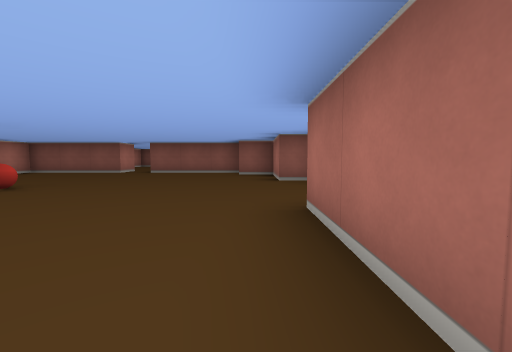
View 1 (above)

21 first-person views from a walk through a cub3D maze. The camera is about half as high as the walls, tilts 4° down and sees 90° across. The floor is counted in squares. Each view is taken from the middle of a square. On the plan, view 1 faces up. The plan holds only what a view shows up to about 9 squares ahead; the rest is blank.

View 2
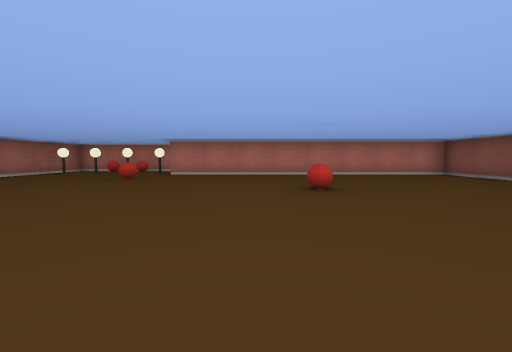

View 3
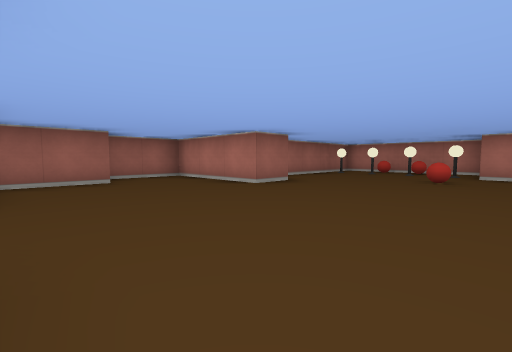

View 4
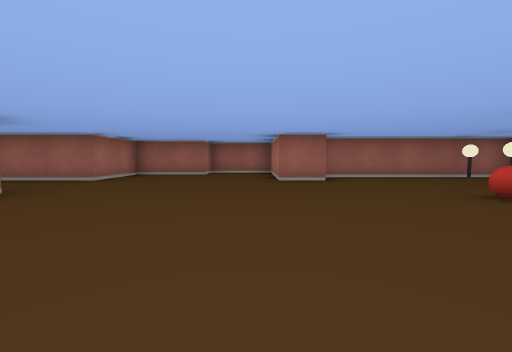

View 5
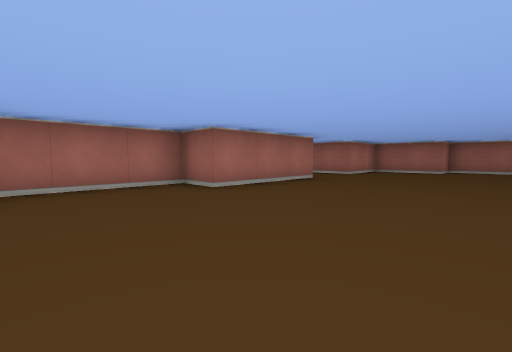

View 6
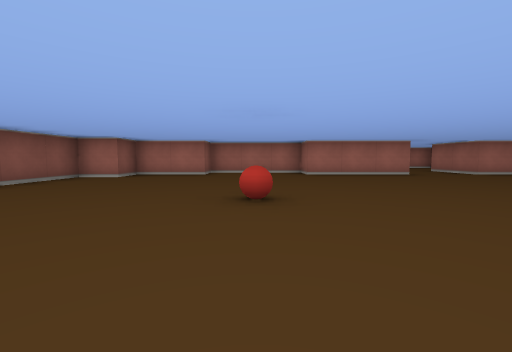

View 7
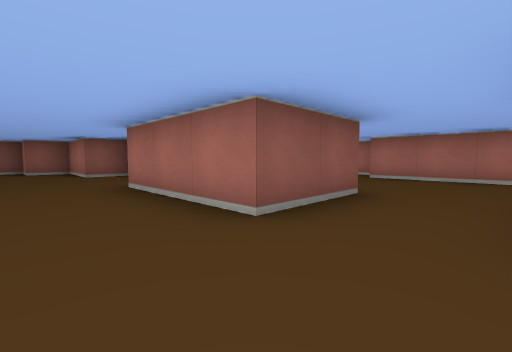

View 8
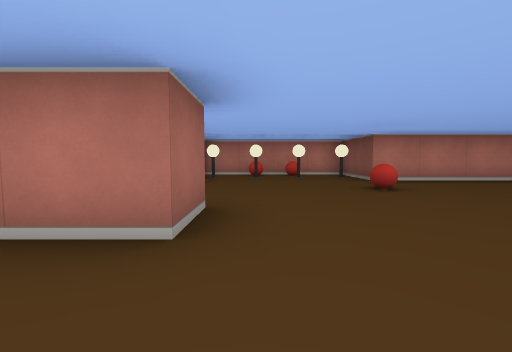

View 9
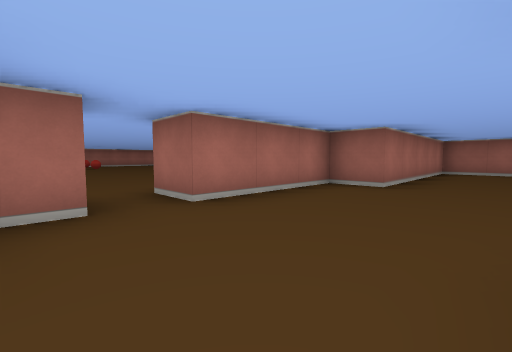

View 10
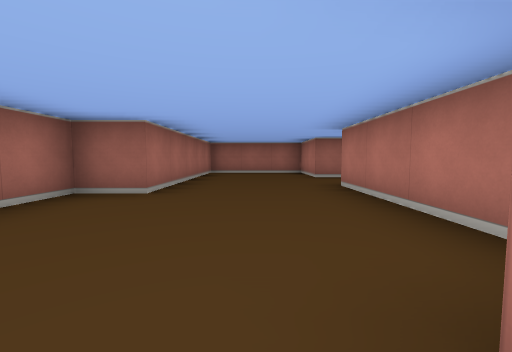

View 11
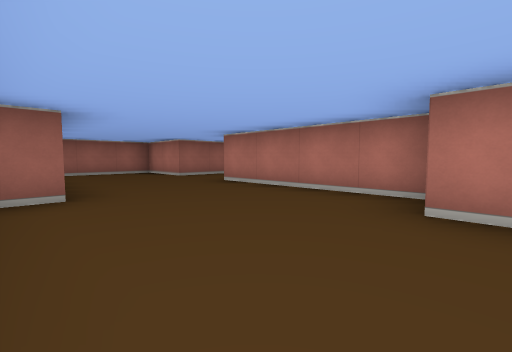

View 12
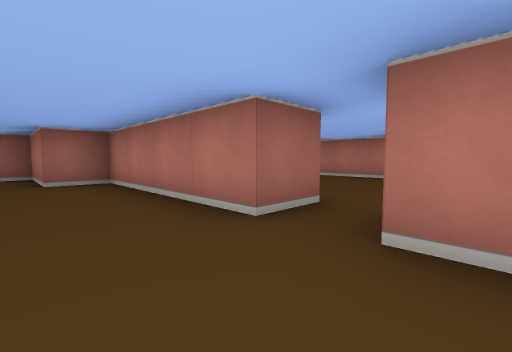

View 13
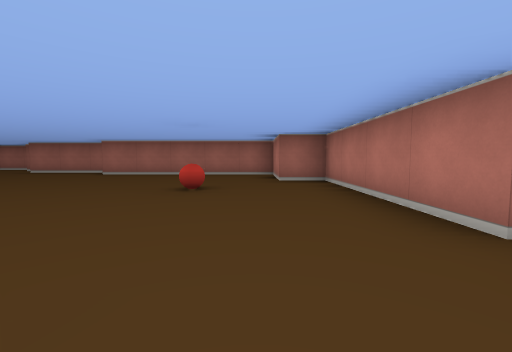

View 14
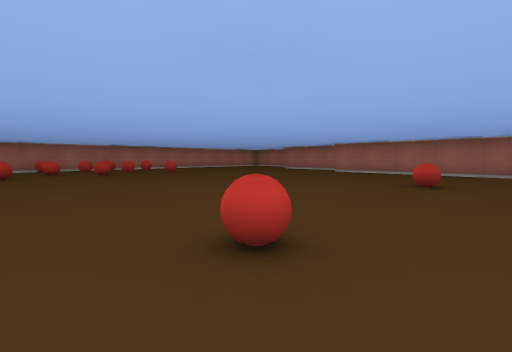

View 15
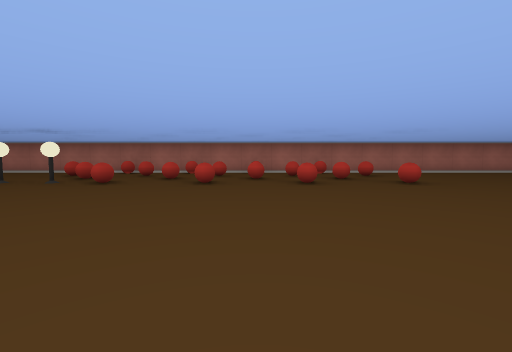

View 16
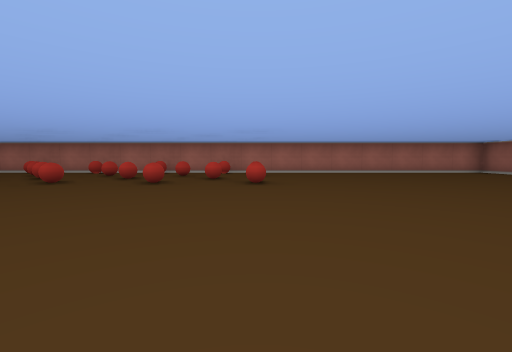

View 17
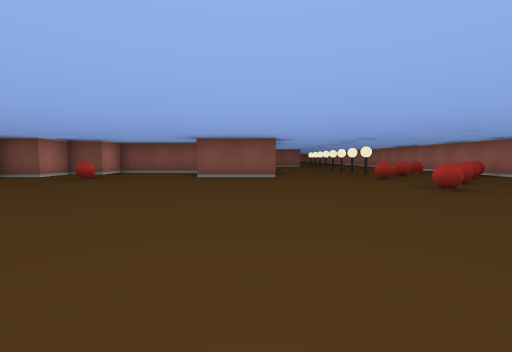

View 18
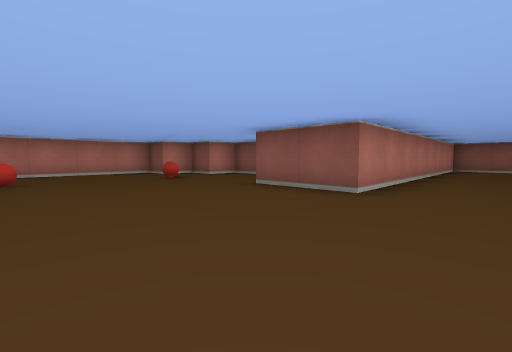

View 19
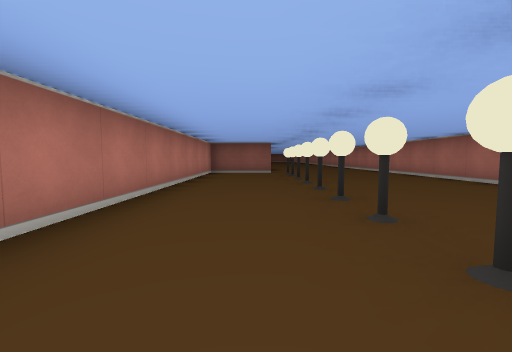

View 20
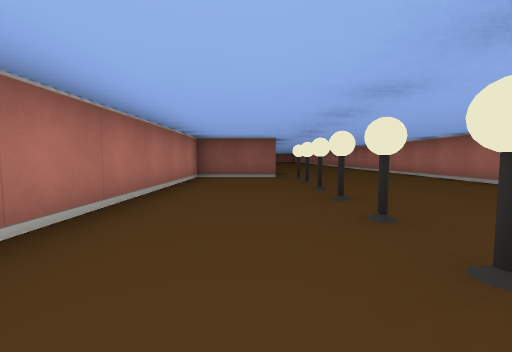

View 21
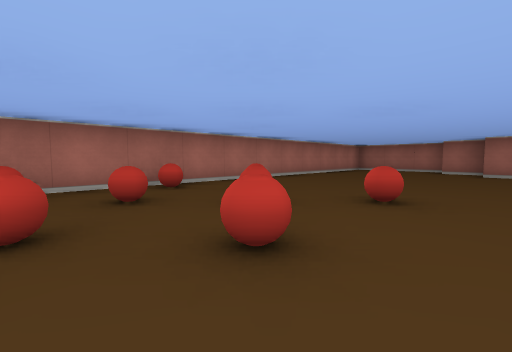

### Floor plan
Ten units are one square. View 1 is at (0, 0); x grows to the right and y downward. Boxes are objects, and circles mark ways between rooms. Rooms are numbered by the first view taken in them; rooms with no view inside come last. Other rooms are left out.
<svg viewBox="-100 -185 310 245">
<path fill="none" stroke="#000" d="M-45 25 -35 25 -35 55 -15 55 -15 45 5 45 5 25 25 25M25 5 5 5 5 -25 15 -25 15 -55 5 -55 5 -75 -5 -75 -5 -85 -35 -85M-45 -85 -75 -85 -75 -5 -95 -5 -95 35 -48 35M35 -41 35 -35M25 -34 25 5M65 -44 65 -51M25 25 25 45 55 45 55 -5 65 -5 65 -35 75 -35M121 -105 95 -105 95 -95 85 -95 85 -85 75 -85 75 -45M75 -35 75 5 85 5 85 25 135 25M140 35 165 35M165 45 175 45M176 55 205 55 205 -176M165 -165 145 -165 145 -85 125 -85"/>
<rect x="-95" y="15" width="10" height="10" fill="#bbb"><title>other object</title></rect>
<rect x="-95" y="5" width="10" height="10" fill="#bbb"><title>ball</title></rect>
<rect x="-85" y="25" width="10" height="10" fill="#bbb"><title>lamp</title></rect>
<rect x="-85" y="15" width="10" height="10" fill="#bbb"><title>lamp</title></rect>
<rect x="-85" y="5" width="10" height="10" fill="#bbb"><title>lamp</title></rect>
<rect x="-85" y="-5" width="10" height="10" fill="#bbb"><title>lamp</title></rect>
<rect x="-65" y="-5" width="10" height="10" fill="#bbb"><title>ball</title></rect>
<rect x="-45" y="-45" width="10" height="10" fill="#bbb"><title>ball</title></rect>
<rect x="95" y="-15" width="10" height="10" fill="#bbb"><title>ball</title></rect>
<rect x="95" y="-55" width="10" height="10" fill="#bbb"><title>ball</title></rect>
<rect x="95" y="-85" width="10" height="10" fill="#bbb"><title>ball</title></rect>
<rect x="165" y="-25" width="10" height="10" fill="#bbb"><title>ball</title></rect>
<rect x="165" y="-45" width="10" height="10" fill="#bbb"><title>ball</title></rect>
<rect x="165" y="-65" width="10" height="10" fill="#bbb"><title>ball</title></rect>
<rect x="165" y="-85" width="10" height="10" fill="#bbb"><title>ball</title></rect>
<rect x="165" y="-95" width="10" height="10" fill="#bbb"><title>lamp</title></rect>
<rect x="165" y="-105" width="10" height="10" fill="#bbb"><title>lamp</title></rect>
<rect x="165" y="-115" width="10" height="10" fill="#bbb"><title>lamp</title></rect>
<rect x="165" y="-125" width="10" height="10" fill="#bbb"><title>lamp</title></rect>
<rect x="165" y="-135" width="10" height="10" fill="#bbb"><title>lamp</title></rect>
<rect x="165" y="-145" width="10" height="10" fill="#bbb"><title>lamp</title></rect>
<rect x="165" y="-155" width="10" height="10" fill="#bbb"><title>lamp</title></rect>
<rect x="165" y="-165" width="10" height="10" fill="#bbb"><title>lamp</title></rect>
<rect x="175" y="-35" width="10" height="10" fill="#bbb"><title>ball</title></rect>
<rect x="175" y="-55" width="10" height="10" fill="#bbb"><title>ball</title></rect>
<rect x="175" y="-75" width="10" height="10" fill="#bbb"><title>ball</title></rect>
<rect x="175" y="-95" width="10" height="10" fill="#bbb"><title>ball</title></rect>
<rect x="185" y="-25" width="10" height="10" fill="#bbb"><title>ball</title></rect>
<rect x="185" y="-45" width="10" height="10" fill="#bbb"><title>ball</title></rect>
<rect x="185" y="-65" width="10" height="10" fill="#bbb"><title>ball</title></rect>
<rect x="185" y="-85" width="10" height="10" fill="#bbb"><title>ball</title></rect>
<rect x="185" y="-105" width="10" height="10" fill="#bbb"><title>ball</title></rect>
<rect x="195" y="-35" width="10" height="10" fill="#bbb"><title>ball</title></rect>
<rect x="195" y="-55" width="10" height="10" fill="#bbb"><title>other object</title></rect>
<rect x="195" y="-75" width="10" height="10" fill="#bbb"><title>ball</title></rect>
<rect x="195" y="-95" width="10" height="10" fill="#bbb"><title>other object</title></rect>
<circle cx="15" cy="15" r="3" fill="#2a7"/>
<circle cx="70" cy="-40" r="3" fill="#2a7"/>
<text x="-30" y="-20">1</text>
<text x="40" y="-30">2</text>
<text x="150" y="-50">3</text>
</svg>
Room 1 opens to room 2. Room 2 opens to room 3.

Where each view was taken, in squares from view 1:
view 1: 0 up, 0 right, facing up
view 2: 3 up, 0 right, facing left
view 3: 1 up, 0 right, facing down-left
view 4: 3 up, 3 left, facing down
view 5: 5 up, 3 left, facing down-right
view 6: 4 up, 7 left, facing right
view 7: 2 down, 1 left, facing up-right
view 8: 2 down, 2 left, facing left
view 9: 5 up, 4 right, facing down-right
view 10: 4 up, 4 right, facing down
view 11: 4 up, 6 right, facing down-left
view 12: 5 up, 9 right, facing down-left
view 13: 5 up, 9 right, facing down
view 14: 6 up, 9 right, facing down-right
view 15: 5 up, 12 right, facing right
view 16: 2 up, 12 right, facing right
view 17: 2 up, 14 right, facing up
view 18: 5 up, 16 right, facing up-left
view 19: 8 up, 16 right, facing up
view 20: 10 up, 16 right, facing up
view 21: 5 up, 16 right, facing down-right
